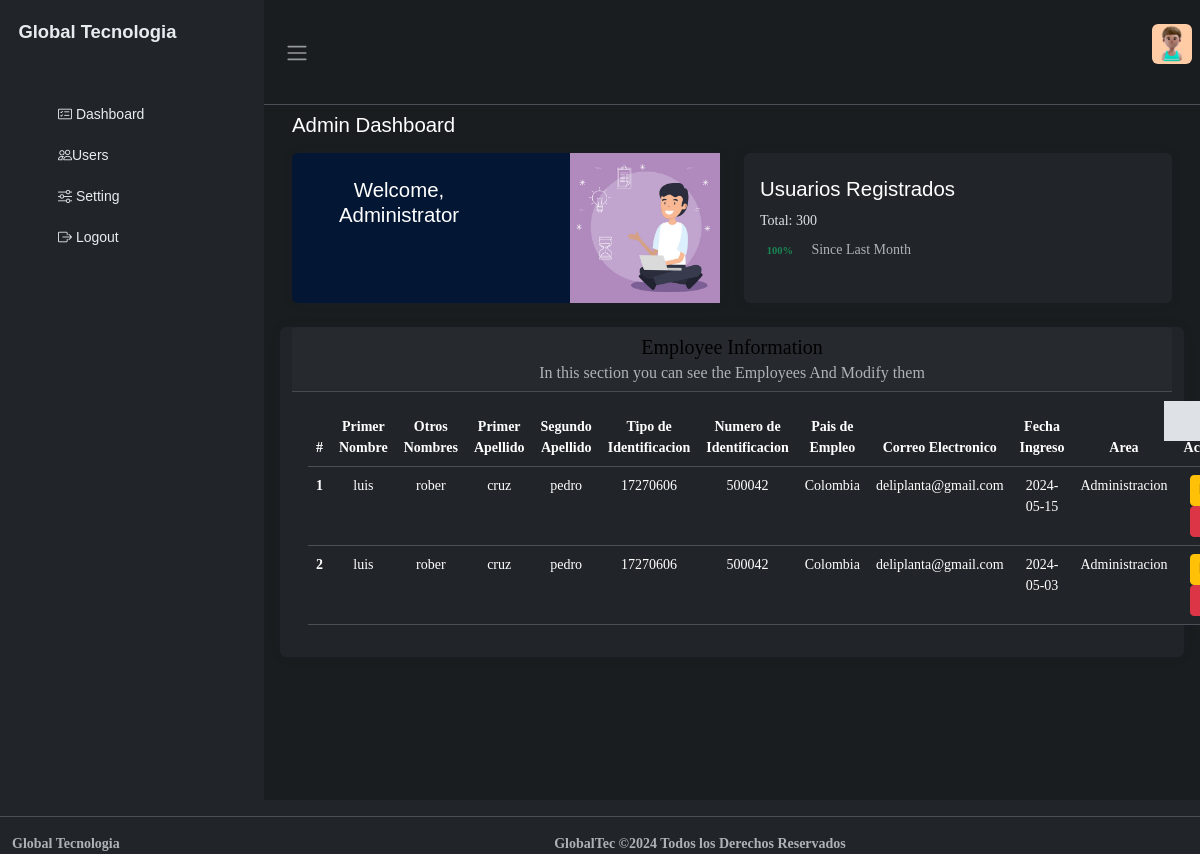
Screenshot of /principal.php with the database file from the repository.
### tables this page shows
CREATE TABLE IF NOT EXISTS `datos1` (
  `id` int(10) NOT NULL AUTO_INCREMENT,
  `Primer_Nombre` varchar(20) NOT NULL,
  `Primer_Apellido` varchar(20) NOT NULL,
  `Segundo_Apellido` varchar(20) NOT NULL,
  `Otros_Nombre` varchar(50) NOT NULL,
  `Tipos_identificacion` varchar(20) NOT NULL,
  `Numero_identificacion` varchar(20) NOT NULL,
  `Pais_Empleo` varchar(20) NOT NULL,
  `Email` varchar(30) NOT NULL,
  `Fecha_Ingreso` date NOT NULL,
  `Area` varchar(20) NOT NULL,
  PRIMARY KEY (`id`)
);

### principal.php (the view, shortened to what this page needs)
<!DOCTYPE html>
<html lang="en" data-bs-theme="dark">
<head>
    <link href="https://cdn.jsdelivr.net/npm/bootstrap@5.3.2/dist/css/bootstrap.min.css" rel="stylesheet">
    <link rel="stylesheet" href="https://cdn.jsdelivr.net/npm/bootstrap-icons@1.11.1/font/bootstrap-icons.css">
    <link rel="stylesheet" href="css/estilos1.css">
</head>
<body>
    <div class="wrapper">
        <aside id="sidebar" class="js-sidebar">
            <div class="h-100">
               <div class="sidebar-logo">
                <a href="#">Global Tecnologia</a>
               </div>
                <ul class="sidebar-nav">
                  <li class="sidebar-header">
                  </li>
                  <li class="sidebar-item">
                    <a href="#" class="sidebar-link">
                      <i class="bi bi-card-checklist"></i>
                      Dashboard
                    </a>
                  </li>
                <li class="sidebar-item">
                  <a href="#" class="sidebar-link collapsed" data-bs-target="#post"
  data-bs-toggle="collapse" aria-expanded="false" ><i class="bi bi-people"></i>Users</a>
                </li>
                 <li class="sidebar-item">
                    <a href="#" class="sidebar-link">
                      <i class="bi bi-sliders"></i>
                      Setting
                    </a>
                  </li>
                  <li class="sidebar-item">
                    <a href="#" class="sidebar-link">
                      <i class="bi bi-box-arrow-right"></i>
                      Logout
                    </a>
                  </li>
                </ul>
            </div>
        </aside>
        <div class="main">
          <nav class="navbar navbar-expand px-2 border-bottom">
            <button class="btn" id="sidebar-toggle" type="button">
              <span class="navbar-toggler-icon">
              </span>
            </button>
            <div class="navbar-collapse navbar">
              <ul class="navbar-collapse navbar ">
                <li class="nav-item dropdown ms-auto">
                  <a href="#" data-bs-toggle="dropdown" class="nav-icon pe-md-0">
                    <img src="img/profile.jpg" class="avatar img-fluid rounded" alt="">
                  </a>
                </li>
              </ul>
            </div>
          </nav>
          <main class="content px-3 py-2">
            <div class="container-fluid">
              <div class="mb-3">
                <h4>Admin Dashboard</h4>
              </div>
                     <div class="row">
                              <div class="col-12 col-md-6 d-flex">
                                  <div class="card flex-fill border-0 illustration">
                                      <div class="card-body p-0 d-flex flex-fill">
                                          <div class="row g-0 w-100">
                                              <div class="col-6">
                                                <h4 class="mb-2" style="margin-top: 25px; text-align: center;">Welcome, Administrator</h4>
                                                </div>
                                              <div class="col-6 align-self-end text-end">
                                               <img src="img/customer-support.jpg" alt="" class="img-fluid illustration-img">
                                              </div>
                                          </div>
                                      </div>
                                  </div>
                              </div>
                              <div class="col-12 col-md-6 d-flex">
                                  <div class="card flex-fill border-0">
                                      <div class="card-body py-4">
                                          <div class="d-flex align-items-start">
                                              <div class="flex-grow-1">
                                              <h4 class="mb-2">
                                               Usuarios Registrados
                                              </h4>
                                              <p class="mb-2">
                                                Total: 300                              </p>
                                               <div class="mb-0">
                                                 <span class="badge text-success me-2">
                                                   100%
                                                 </span>
                                                 <span class="text-muted">
                                                   Since Last Month
                                                 </span>
                                               </div>
                                              </div>
                                          </div>
                                      </div>
                                  </div>
                              </div>
                            <div class="card border-0 text-center">
                                <div class="card-header">
                                  <h5 class="card-title" style="color: #000000;">Employee Information</h5>
                                  <h6 class="card-subtitle text-muted">
                                    In this section you can see the Employees And Modify them
                                  </h6>
                                </div>
                                <div class="card-body">
                                   <table class="table">
                              <thead class="bg-dark">
                            <tr>
                              <th scope="col-2">#</th>
                              <th scope="col" >Primer Nombre</th>
                              <th scope="col">Otros Nombres</th>
                              <th scope="col">Primer Apellido</th>
                              <th scope="col">Segundo Apellido</th>
                              <th scope="col">Tipo de Identificacion</th>
                              <th scope="col">Numero de Identificacion</th>
                              <th scope="col">Pais de Empleo</th>
                              <th scope="col">Correo Electronico</th>
                               <th scope="col">Fecha Ingreso</th>
                                <th scope="col">Area</th>
                              <th scope="col">Actions</th>
                            </tr>
                          </thead>
                          <tbody>
                            <?php
                               include 'modelo/conexion.php';
                               $sql = $conexion->query("select * from datos1");
                               while ($resultado = $sql->fetch_object()) {
                               ?>
                               <tr>
                              <th><?= $resultado->id  ?></th>
                              <td> <?= $resultado->Primer_Nombre  ?></td>
                              <td> <?= $resultado->Otros_Nombre  ?></td>
                              <td> <?= $resultado->Primer_Apellido  ?></td>
                              <td> <?= $resultado->Segundo_Apellido  ?></td>
                              <td> <?= $resultado->Tipos_identificacion?></td>
                              <td> <?= $resultado->Numero_identificacion?></td>
                              <td> <?= $resultado->Pais_Empleo?></td>
                              <td> <?= $resultado->Email ?></td>
                               <td> <?= $resultado->Fecha_Ingreso ?></td>
                               <td> <?= $resultado->Area?></td>
                              <td class="col-2">
                                <a href="" class="btn btn-sm btn-warning"><i class="bi bi-pencil-square"></i></a>
                                   <a href="" type="button" class="btn btn-sm btn-danger" data-bs-toggle="modal" data-bs-target="#staticBackdrop"><i class="bi bi-trash"></i></a>
                              </td>
                            </tr>
                            <?php
                              }
                             ?>
                            </tbody>
                        </table>
                        </div>
                    </div>
                    </div>
                  </div>
                </div>
        </div>
            <nav class="navbar navbar-expand px-3 border-bottom">
            </nav>
            <main class="content px-3 py-2">
                   </main>
            <a href="#" class="theme-toggle">
                <i class="fa-regular fa-sun"></i>
            </a>
 <footer class="footer">
             <div class="container-fluid">
               <div class="row text-muted">
                 <div class="col-2 text-start">
                   <p class="mb-0">
                     <a href="#" class="text-muted">
                       <strong>Global Tecnologia</strong>
                     </a>
                   </p>
                 </div>
                 <div class="col-10 text-center">
                   <p class="mb-0">
                     <a href="#" class="text-muted">
                       <strong>GlobalTec &copy;2024 Todos los Derechos Reservados</strong>
                     </a>
                   </p>
                 </div>
               </div>
             </div>
            </footer>
</body>
</html>

### css/estilos1.css (style rules this page uses)
body { font-family: 'Monserrat', sans-serif; font-size: 0.875rem; opacity: 1; overflow-y: scroll; margin: 0; }
a { cursor: pointer; text-decoration: none; font-family: 'Monserrat', sans-serif; }
li { list-style: none; }
h4 { font-family: 'Monserrat', sans-serif; font-size: 1.275rem; color: var(--bs-emphasis-color); }
.wrapper { align-items: stretch; display: flex; width: 100%; }
#sidebar { max-width: 264px; min-width: 264px; background: var(--bs-dark); transition: all 0.35s ease-in-out; }
.main { display: flex; flex-direction: column; min-height: 100vh; min-width: 0; overflow: hidden; transition: all 0.35s ease-in-out; width: 100%; background: var(--bs-dark-bg-subtle); }
.sidebar-logo { padding: 1.15rem; }
.sidebar-logo a { color: #e9ecef; font-size: 1.15rem; font-weight: 600; }
.sidebar-header { color: #e9ecef; font-size: .75rem; padding: 1.5rem 1.5rem .375rem; }
.sidebar-item a { padding: .625rem 1.625rem; color: #e9ecef; position: relative; display: block; font-size: 0.875rem; }
.avatar { height: 40px; widows: 40px; }
.content { flex: 1; max-width: 100vw; width: 100vw; }
@media (min-width: 768px) { .content { max-width: auto; width: auto; } }
.card { box-shadow: 0 0 .875rem 0 rgba(34, 46, 60, .05); margin-bottom: 24px; }
.illustration { background-color: var(--bs-primary-bg-subtle); color: var(--bs-emphasis-color); }
.illustration-img { max-width: 150px; width: 100%; }
.theme-toggle { position: fixed; top: 50%; transform: translateY(-65%); text-align: center; z-index: 10; right: 0; left: auto; border: none; background-color: var(--bs-body-color); }
html[data-bs-theme="dark"] .theme-toggle .fa-sun, html[data-bs-theme="light"] .theme-toggle .fa-moon { cursor: pointer; padding: 10px; display: block; font-size: 1.25rem; color: #FFF; }

### rows the page displays
datos1: id "1", Primer_Nombre "luis", Otros_Nombre "rober", Primer_Apellido "cruz", Segundo_Apellido "pedro", Tipos_identificacion "17270606", Numero_identificacion "500042", Pais_Empleo "Colombia", Email "deliplanta@gmail.com", Fecha_Ingreso "2024-05-15", Area "Administracion"
datos1: id "2", Primer_Nombre "luis", Otros_Nombre "rober", Primer_Apellido "cruz", Segundo_Apellido "pedro", Tipos_identificacion "17270606", Numero_identificacion "500042", Pais_Empleo "Colombia", Email "deliplanta@gmail.com", Fecha_Ingreso "2024-05-03", Area "Administracion"
